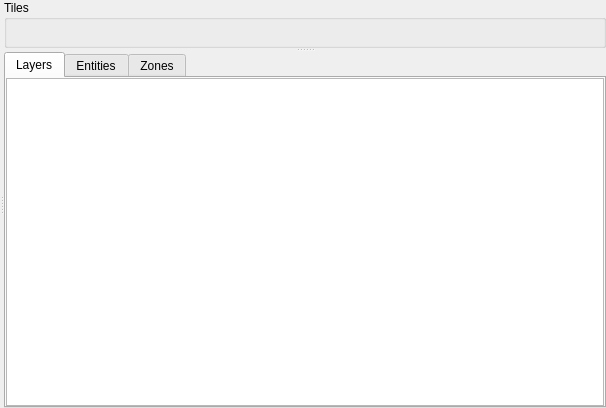
<?xml version="1.0" encoding="UTF-8"?>
<ui version="4.0">
 <class>MapEditor</class>
 <widget class="QWidget" name="MapEditor">
  <property name="geometry">
   <rect>
    <x>0</x>
    <y>0</y>
    <width>606</width>
    <height>408</height>
   </rect>
  </property>
  <property name="windowTitle">
   <string>Form</string>
  </property>
  <layout class="QVBoxLayout" name="verticalLayout_11">
   <property name="spacing">
    <number>0</number>
   </property>
   <property name="leftMargin">
    <number>0</number>
   </property>
   <property name="topMargin">
    <number>0</number>
   </property>
   <property name="rightMargin">
    <number>0</number>
   </property>
   <property name="bottomMargin">
    <number>0</number>
   </property>
   <item>
    <widget class="QSplitter" name="mainSplitter">
     <property name="orientation">
      <enum>Qt::Horizontal</enum>
     </property>
     <widget class="QWidget" name="verticalLayoutWidget">
      <layout class="QVBoxLayout" name="mapViewLayout">
       <property name="spacing">
        <number>0</number>
       </property>
      </layout>
     </widget>
     <widget class="QSplitter" name="tilesSplitter">
      <property name="orientation">
       <enum>Qt::Vertical</enum>
      </property>
      <widget class="QGroupBox" name="tilesetBox">
       <property name="title">
        <string>Tiles</string>
       </property>
      </widget>
      <widget class="QTabWidget" name="tabWidget">
       <property name="currentIndex">
        <number>0</number>
       </property>
       <widget class="QWidget" name="layersTab">
        <attribute name="title">
         <string>Layers</string>
        </attribute>
        <layout class="QVBoxLayout" name="verticalLayout_2">
         <property name="spacing">
          <number>0</number>
         </property>
         <property name="leftMargin">
          <number>0</number>
         </property>
         <property name="topMargin">
          <number>0</number>
         </property>
         <property name="rightMargin">
          <number>0</number>
         </property>
         <property name="bottomMargin">
          <number>0</number>
         </property>
         <item>
          <widget class="QTableWidget" name="layersTable">
           <property name="contextMenuPolicy">
            <enum>Qt::CustomContextMenu</enum>
           </property>
           <property name="selectionMode">
            <enum>QAbstractItemView::SingleSelection</enum>
           </property>
           <property name="selectionBehavior">
            <enum>QAbstractItemView::SelectRows</enum>
           </property>
           <property name="showGrid">
            <bool>false</bool>
           </property>
           <attribute name="horizontalHeaderVisible">
            <bool>false</bool>
           </attribute>
           <attribute name="verticalHeaderVisible">
            <bool>false</bool>
           </attribute>
           <column>
            <property name="text">
             <string>Show/Hide</string>
            </property>
           </column>
           <column>
            <property name="text">
             <string>Layer name</string>
            </property>
           </column>
           <column>
            <property name="text">
             <string>Delete</string>
            </property>
            <property name="textAlignment">
             <set>AlignCenter</set>
            </property>
           </column>
          </widget>
         </item>
        </layout>
       </widget>
       <widget class="QWidget" name="entitiesTab">
        <attribute name="title">
         <string>Entities</string>
        </attribute>
        <layout class="QVBoxLayout" name="verticalLayout_4">
         <property name="spacing">
          <number>0</number>
         </property>
         <property name="leftMargin">
          <number>0</number>
         </property>
         <property name="topMargin">
          <number>0</number>
         </property>
         <property name="rightMargin">
          <number>0</number>
         </property>
         <property name="bottomMargin">
          <number>0</number>
         </property>
         <item>
          <widget class="QTableWidget" name="entitiesTable">
           <property name="selectionMode">
            <enum>QAbstractItemView::SingleSelection</enum>
           </property>
           <property name="selectionBehavior">
            <enum>QAbstractItemView::SelectRows</enum>
           </property>
           <property name="showGrid">
            <bool>false</bool>
           </property>
           <attribute name="horizontalHeaderVisible">
            <bool>false</bool>
           </attribute>
           <attribute name="verticalHeaderVisible">
            <bool>false</bool>
           </attribute>
           <column>
            <property name="text">
             <string>Name</string>
            </property>
           </column>
           <column>
            <property name="text">
             <string>Spriteset</string>
            </property>
            <property name="textAlignment">
             <set>AlignTrailing|AlignVCenter</set>
            </property>
           </column>
           <column>
            <property name="text">
             <string>Change Spriteset</string>
            </property>
           </column>
          </widget>
         </item>
        </layout>
       </widget>
       <widget class="QWidget" name="zonesTab">
        <attribute name="title">
         <string>Zones</string>
        </attribute>
        <layout class="QVBoxLayout" name="verticalLayout_5">
         <property name="spacing">
          <number>0</number>
         </property>
         <property name="leftMargin">
          <number>0</number>
         </property>
         <property name="topMargin">
          <number>0</number>
         </property>
         <property name="rightMargin">
          <number>0</number>
         </property>
         <property name="bottomMargin">
          <number>0</number>
         </property>
         <item>
          <widget class="QTableWidget" name="zonesTable"/>
         </item>
        </layout>
       </widget>
      </widget>
     </widget>
    </widget>
   </item>
  </layout>
 </widget>
 <resources/>
 <connections/>
</ui>
